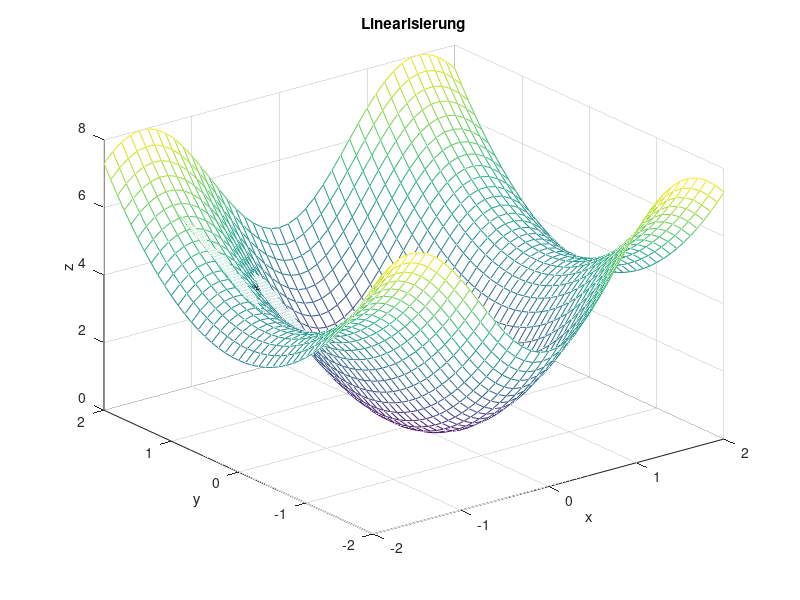
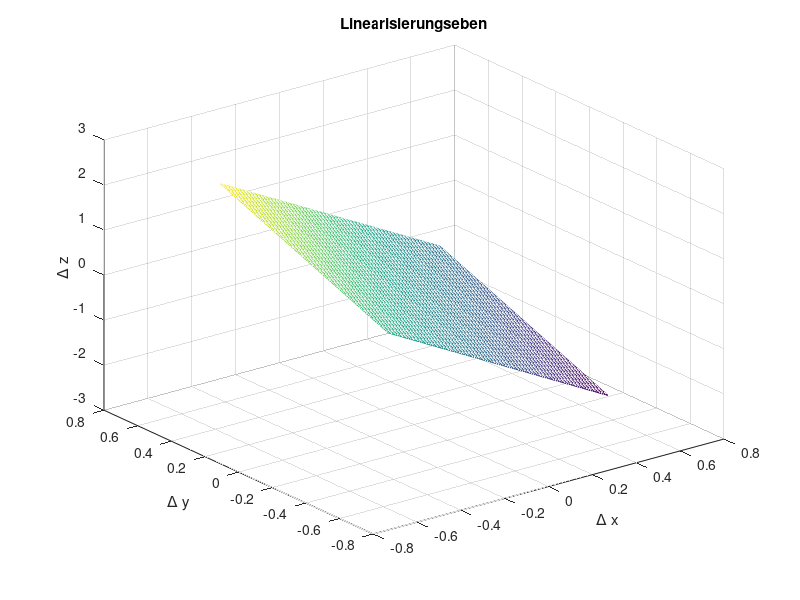

These charts were generated, in order, by the following MATLAB code:
% Linearisierung einer statischen Funktion abhängig von 2 Variablen

x=-2:0.1:2;
y=-2:0.1:2;

z=zeros(length(x),length(y));
% Speicherbereich festlegen

for i=1:length(y)
    for j=1:length(x)
        z(i,j)=4*sin(x(j))^2+y(i)^2;
    end
end

% Visualisierung der nichtlinearen Funktion
figure(1);
mesh(x,y,z); % mesh(), surf(), surface
xlabel('x'); ylabel('y');zlabel('z')
title('Linearisierung')

% Berechnung der Linearisierung
% Festlegung des Arbeitspunktes
x0=-1.2;
y0=0.8;
z0=4*sin(x0)^2+y0^2;

figure(1);
hold on;
plot3(x0,y0,z0,'k*')

dx=-0.5:0.01:0.5;
dy=-0.5:0.01:0.5;

dz=zeros(length(dx),length(dy));

for i=1:length(dy)
    for j=1:length(dx)
        dz(i,j)=8*sin(x0)*cos(x0)*dx(j)+2*y0*dy(i);
    end
end

% Visualisierung der Funktion dz
figure(2);
mesh(dx,dy,dz);
xlabel('\Delta x'); ylabel('\Delta y');zlabel('\Delta z')
title('Linearisierungseben')

figure(1);
hold on;
mesh(x0+dx,y0+dy,z0+dz);


